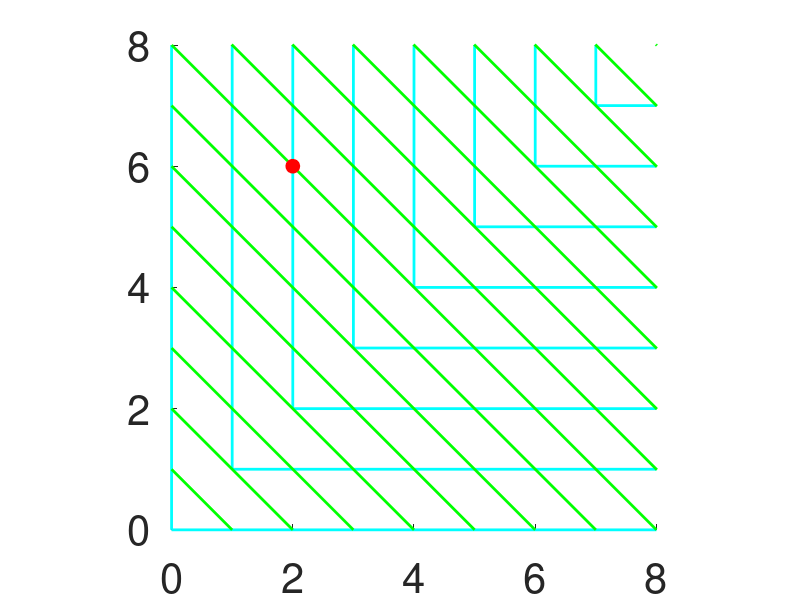

The MATLAB source for this figure:
figure;
hold on;
xlim([0, 8]);
ylim([0, 8]);
set(gca, 'fontsize', 30);
axis('square');
for i = 0 : 8
    plot([i,i], [i,8], 'color', 'c', 'linewidth', 2);
    plot([i,8], [i,i], 'color', 'c', 'linewidth', 2);
end
for i = 0 : 16
    plot([0,i], [i,0], 'color', 'g', 'linewidth', 2);
end
plot(2, 6, 'marker', 'o', 'markerfacecolor', 'r', 'markeredgecolor', 'r', 'markersize', 10);